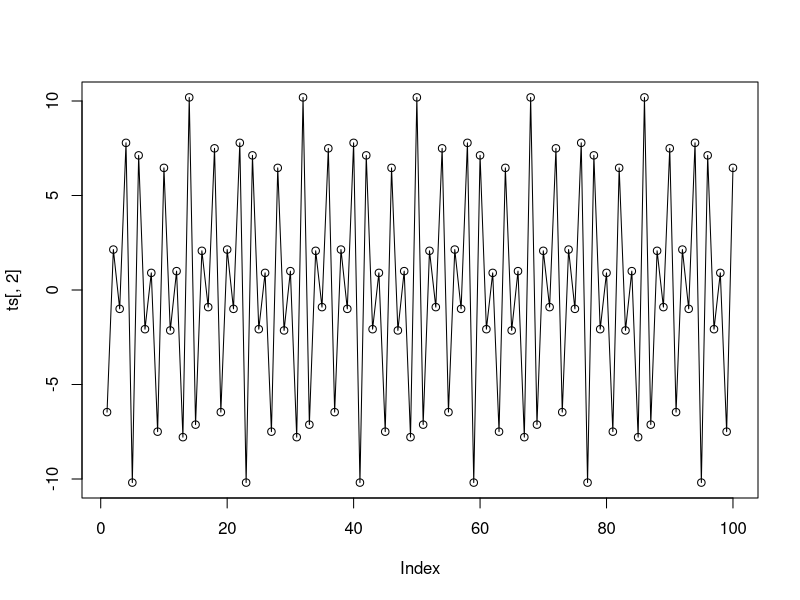
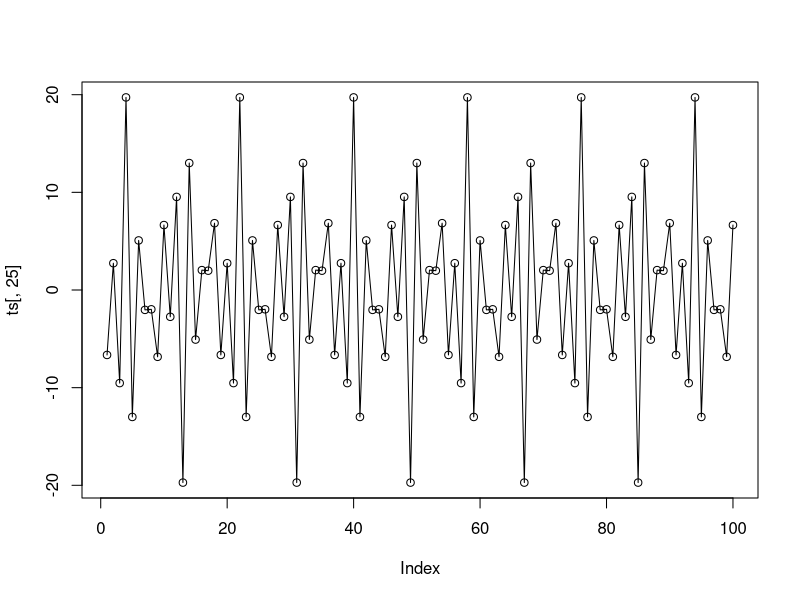

Generate these figures, in order, with R:
r = 10
w = seq(-pi, pi, length.out = r)
a = seq(-r/2+.5, r/2-.5)

real_ts = 100
u = matrix(runif(r*real_ts, -pi, pi), nrow = r)

len_ts = 100
t = 1:len_ts
ts = matrix(nrow = len_ts, ncol = real_ts)

for (i in 1:len_ts) {
  ts[i,] = colSums(a*cos(t[i]*w + u))
}

plot(ts[,2])
lines(ts[,2])


plot(ts[,25])
lines(ts[,25])


